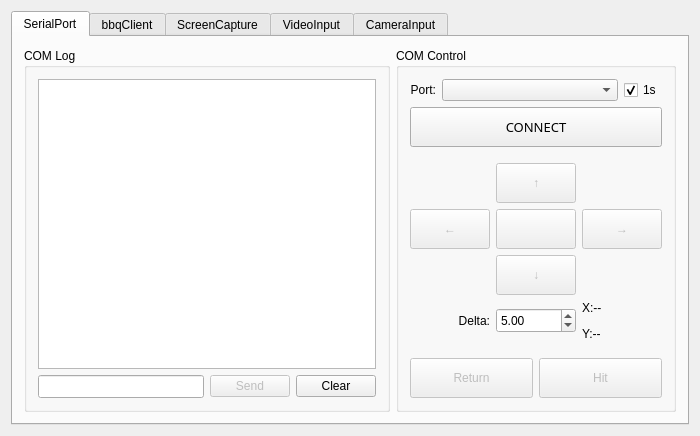
<?xml version="1.0" encoding="UTF-8"?>
<ui version="4.0">
 <class>qtCyberDip</class>
 <widget class="QMainWindow" name="qtCyberDip">
  <property name="windowModality">
   <enum>Qt::NonModal</enum>
  </property>
  <property name="geometry">
   <rect>
    <x>0</x>
    <y>0</y>
    <width>700</width>
    <height>436</height>
   </rect>
  </property>
  <property name="windowTitle">
   <string>qtCyberDip</string>
  </property>
  <widget class="QWidget" name="centralWidget">
   <layout class="QHBoxLayout" name="horizontalLayout_5">
    <item>
     <widget class="QTabWidget" name="mainTabWidget">
      <property name="contextMenuPolicy">
       <enum>Qt::DefaultContextMenu</enum>
      </property>
      <property name="tabPosition">
       <enum>QTabWidget::North</enum>
      </property>
      <property name="tabShape">
       <enum>QTabWidget::Rounded</enum>
      </property>
      <property name="currentIndex">
       <number>0</number>
      </property>
      <property name="usesScrollButtons">
       <bool>true</bool>
      </property>
      <property name="movable">
       <bool>true</bool>
      </property>
      <property name="tabBarAutoHide">
       <bool>false</bool>
      </property>
      <widget class="QWidget" name="comTab">
       <attribute name="title">
        <string>SerialPort</string>
       </attribute>
       <layout class="QHBoxLayout" name="horizontalLayout_4">
        <item>
         <widget class="QGroupBox" name="comLogBox">
          <property name="sizePolicy">
           <sizepolicy hsizetype="Expanding" vsizetype="Expanding">
            <horstretch>16</horstretch>
            <verstretch>0</verstretch>
           </sizepolicy>
          </property>
          <property name="title">
           <string>COM Log</string>
          </property>
          <layout class="QVBoxLayout" name="verticalLayout_2">
           <item>
            <widget class="QTextEdit" name="comMainLog">
             <property name="undoRedoEnabled">
              <bool>false</bool>
             </property>
             <property name="readOnly">
              <bool>true</bool>
             </property>
            </widget>
           </item>
           <item>
            <layout class="QGridLayout" name="comSendGridLayout">
             <item row="0" column="1">
              <widget class="QPushButton" name="comSendButton">
               <property name="enabled">
                <bool>false</bool>
               </property>
               <property name="text">
                <string>Send</string>
               </property>
              </widget>
             </item>
             <item row="0" column="0">
              <widget class="QLineEdit" name="comSendEdit">
               <property name="minimumSize">
                <size>
                 <width>0</width>
                 <height>23</height>
                </size>
               </property>
               <property name="maxLength">
                <number>256</number>
               </property>
              </widget>
             </item>
             <item row="0" column="2">
              <widget class="QPushButton" name="comClcButton">
               <property name="text">
                <string>Clear</string>
               </property>
              </widget>
             </item>
            </layout>
           </item>
          </layout>
         </widget>
        </item>
        <item>
         <widget class="QGroupBox" name="comContrlBox">
          <property name="sizePolicy">
           <sizepolicy hsizetype="Expanding" vsizetype="Preferred">
            <horstretch>9</horstretch>
            <verstretch>0</verstretch>
           </sizepolicy>
          </property>
          <property name="minimumSize">
           <size>
            <width>0</width>
            <height>0</height>
           </size>
          </property>
          <property name="maximumSize">
           <size>
            <width>400</width>
            <height>16777215</height>
           </size>
          </property>
          <property name="cursor">
           <cursorShape>ArrowCursor</cursorShape>
          </property>
          <property name="title">
           <string>COM Control</string>
          </property>
          <layout class="QVBoxLayout" name="verticalLayout_3">
           <item>
            <layout class="QGridLayout" name="comPortGridLayout">
             <item row="0" column="0">
              <widget class="QLabel" name="comPortLabel">
               <property name="text">
                <string>Port:</string>
               </property>
               <property name="alignment">
                <set>Qt::AlignRight|Qt::AlignTrailing|Qt::AlignVCenter</set>
               </property>
              </widget>
             </item>
             <item row="0" column="1">
              <widget class="QComboBox" name="comSelList">
               <property name="sizePolicy">
                <sizepolicy hsizetype="Expanding" vsizetype="Fixed">
                 <horstretch>0</horstretch>
                 <verstretch>0</verstretch>
                </sizepolicy>
               </property>
               <property name="minimumSize">
                <size>
                 <width>0</width>
                 <height>0</height>
                </size>
               </property>
              </widget>
             </item>
             <item row="0" column="2">
              <widget class="QCheckBox" name="comCheckS">
               <property name="text">
                <string>1s</string>
               </property>
               <property name="checked">
                <bool>true</bool>
               </property>
              </widget>
             </item>
            </layout>
           </item>
           <item>
            <widget class="QPushButton" name="comConnectButton">
             <property name="sizePolicy">
              <sizepolicy hsizetype="Expanding" vsizetype="Fixed">
               <horstretch>0</horstretch>
               <verstretch>0</verstretch>
              </sizepolicy>
             </property>
             <property name="minimumSize">
              <size>
               <width>0</width>
               <height>40</height>
              </size>
             </property>
             <property name="font">
              <font>
               <family>Trebuchet MS</family>
               <pointsize>10</pointsize>
              </font>
             </property>
             <property name="text">
              <string>CONNECT</string>
             </property>
            </widget>
           </item>
           <item>
            <spacer name="verticalSpacer">
             <property name="orientation">
              <enum>Qt::Vertical</enum>
             </property>
             <property name="sizeHint" stdset="0">
              <size>
               <width>20</width>
               <height>40</height>
              </size>
             </property>
            </spacer>
           </item>
           <item>
            <layout class="QGridLayout" name="comDirectionGridLayout">
             <item row="3" column="3">
              <widget class="QPushButton" name="comRightButton">
               <property name="enabled">
                <bool>false</bool>
               </property>
               <property name="minimumSize">
                <size>
                 <width>0</width>
                 <height>40</height>
                </size>
               </property>
               <property name="text">
                <string>→</string>
               </property>
              </widget>
             </item>
             <item row="4" column="1">
              <widget class="QPushButton" name="comDownButton">
               <property name="enabled">
                <bool>false</bool>
               </property>
               <property name="minimumSize">
                <size>
                 <width>0</width>
                 <height>40</height>
                </size>
               </property>
               <property name="text">
                <string>↓</string>
               </property>
               <property name="checkable">
                <bool>false</bool>
               </property>
               <property name="autoDefault">
                <bool>false</bool>
               </property>
              </widget>
             </item>
             <item row="3" column="0">
              <widget class="QPushButton" name="comLeftButton">
               <property name="enabled">
                <bool>false</bool>
               </property>
               <property name="minimumSize">
                <size>
                 <width>0</width>
                 <height>40</height>
                </size>
               </property>
               <property name="text">
                <string>←</string>
               </property>
              </widget>
             </item>
             <item row="2" column="1">
              <widget class="QPushButton" name="comUpButton">
               <property name="enabled">
                <bool>false</bool>
               </property>
               <property name="minimumSize">
                <size>
                 <width>0</width>
                 <height>40</height>
                </size>
               </property>
               <property name="text">
                <string>↑</string>
               </property>
              </widget>
             </item>
             <item row="3" column="1">
              <widget class="QPushButton" name="comInitButton">
               <property name="enabled">
                <bool>false</bool>
               </property>
               <property name="minimumSize">
                <size>
                 <width>0</width>
                 <height>40</height>
                </size>
               </property>
               <property name="text">
                <string/>
               </property>
              </widget>
             </item>
             <item row="5" column="0">
              <widget class="QLabel" name="comDeltaLabel">
               <property name="text">
                <string>Delta:</string>
               </property>
               <property name="alignment">
                <set>Qt::AlignRight|Qt::AlignTrailing|Qt::AlignVCenter</set>
               </property>
              </widget>
             </item>
             <item row="5" column="1">
              <widget class="QDoubleSpinBox" name="comSpinBox">
               <property name="minimumSize">
                <size>
                 <width>0</width>
                 <height>25</height>
                </size>
               </property>
               <property name="value">
                <double>5.000000000000000</double>
               </property>
              </widget>
             </item>
             <item row="5" column="3">
              <widget class="QLabel" name="comPosLabel">
               <property name="text">
                <string>&lt;html&gt;&lt;head/&gt;&lt;body&gt;&lt;p&gt;X:--&lt;/p&gt;&lt;p&gt;Y:--&lt;/p&gt;&lt;/body&gt;&lt;/html&gt;</string>
               </property>
               <property name="wordWrap">
                <bool>false</bool>
               </property>
              </widget>
             </item>
            </layout>
           </item>
           <item>
            <spacer name="verticalSpacer_4">
             <property name="orientation">
              <enum>Qt::Vertical</enum>
             </property>
             <property name="sizeHint" stdset="0">
              <size>
               <width>20</width>
               <height>40</height>
              </size>
             </property>
            </spacer>
           </item>
           <item>
            <layout class="QGridLayout" name="comButtonGridLayout">
             <item row="0" column="0">
              <widget class="QPushButton" name="comReturnButton">
               <property name="enabled">
                <bool>false</bool>
               </property>
               <property name="sizePolicy">
                <sizepolicy hsizetype="Preferred" vsizetype="Fixed">
                 <horstretch>0</horstretch>
                 <verstretch>0</verstretch>
                </sizepolicy>
               </property>
               <property name="minimumSize">
                <size>
                 <width>0</width>
                 <height>40</height>
                </size>
               </property>
               <property name="text">
                <string>Return</string>
               </property>
              </widget>
             </item>
             <item row="0" column="1">
              <widget class="QPushButton" name="comHitButton">
               <property name="enabled">
                <bool>false</bool>
               </property>
               <property name="sizePolicy">
                <sizepolicy hsizetype="Preferred" vsizetype="Fixed">
                 <horstretch>0</horstretch>
                 <verstretch>0</verstretch>
                </sizepolicy>
               </property>
               <property name="minimumSize">
                <size>
                 <width>0</width>
                 <height>40</height>
                </size>
               </property>
               <property name="text">
                <string>Hit</string>
               </property>
              </widget>
             </item>
            </layout>
           </item>
          </layout>
         </widget>
        </item>
       </layout>
      </widget>
      <widget class="QWidget" name="bbqTab">
       <attribute name="title">
        <string>bbqClient</string>
       </attribute>
       <layout class="QHBoxLayout" name="horizontalLayout_2">
        <item>
         <widget class="QGroupBox" name="bbqListBox">
          <property name="sizePolicy">
           <sizepolicy hsizetype="Expanding" vsizetype="Preferred">
            <horstretch>5</horstretch>
            <verstretch>0</verstretch>
           </sizepolicy>
          </property>
          <property name="minimumSize">
           <size>
            <width>261</width>
            <height>0</height>
           </size>
          </property>
          <property name="title">
           <string>List of detected devices (rooted)</string>
          </property>
          <layout class="QVBoxLayout" name="verticalLayout_5">
           <item>
            <widget class="QListWidget" name="bbqListDevices"/>
           </item>
           <item>
            <layout class="QGridLayout" name="gridLayout_4">
             <item row="0" column="0">
              <widget class="QLabel" name="bbqIPText">
               <property name="sizePolicy">
                <sizepolicy hsizetype="Fixed" vsizetype="Preferred">
                 <horstretch>0</horstretch>
                 <verstretch>0</verstretch>
                </sizepolicy>
               </property>
               <property name="minimumSize">
                <size>
                 <width>120</width>
                 <height>0</height>
                </size>
               </property>
               <property name="font">
                <font>
                 <family>Trebuchet MS</family>
                 <pointsize>9</pointsize>
                 <weight>50</weight>
                 <bold>false</bold>
                </font>
               </property>
               <property name="text">
                <string>Or manually enter IP:</string>
               </property>
               <property name="wordWrap">
                <bool>true</bool>
               </property>
              </widget>
             </item>
             <item row="0" column="1">
              <widget class="QLineEdit" name="bbqIP">
               <property name="sizePolicy">
                <sizepolicy hsizetype="Expanding" vsizetype="Fixed">
                 <horstretch>0</horstretch>
                 <verstretch>0</verstretch>
                </sizepolicy>
               </property>
               <property name="inputMask">
                <string>999.999.999.999</string>
               </property>
               <property name="alignment">
                <set>Qt::AlignCenter</set>
               </property>
               <property name="cursorMoveStyle">
                <enum>Qt::LogicalMoveStyle</enum>
               </property>
              </widget>
             </item>
            </layout>
           </item>
           <item>
            <widget class="QPushButton" name="bbqConnect">
             <property name="minimumSize">
              <size>
               <width>0</width>
               <height>50</height>
              </size>
             </property>
             <property name="font">
              <font>
               <family>Trebuchet MS</family>
               <pointsize>10</pointsize>
               <weight>75</weight>
               <bold>true</bold>
              </font>
             </property>
             <property name="text">
              <string>CONNECT</string>
             </property>
             <property name="autoExclusive">
              <bool>false</bool>
             </property>
             <property name="default">
              <bool>true</bool>
             </property>
            </widget>
           </item>
          </layout>
         </widget>
        </item>
        <item>
         <widget class="QGroupBox" name="bbqUSBBox">
          <property name="sizePolicy">
           <sizepolicy hsizetype="Expanding" vsizetype="Preferred">
            <horstretch>4</horstretch>
            <verstretch>0</verstretch>
           </sizepolicy>
          </property>
          <property name="maximumSize">
           <size>
            <width>400</width>
            <height>16777215</height>
           </size>
          </property>
          <property name="title">
           <string>Connect via USB (not root)</string>
          </property>
          <layout class="QVBoxLayout" name="verticalLayout_6">
           <item>
            <layout class="QGridLayout" name="bbqBitGridLayout">
             <item row="0" column="0">
              <widget class="QSpinBox" name="bbqSpinBitrate">
               <property name="sizePolicy">
                <sizepolicy hsizetype="Preferred" vsizetype="Fixed">
                 <horstretch>0</horstretch>
                 <verstretch>0</verstretch>
                </sizepolicy>
               </property>
               <property name="minimumSize">
                <size>
                 <width>0</width>
                 <height>25</height>
                </size>
               </property>
               <property name="suffix">
                <string>kbps</string>
               </property>
               <property name="prefix">
                <string>Bitrate: </string>
               </property>
               <property name="minimum">
                <number>500</number>
               </property>
               <property name="maximum">
                <number>10000</number>
               </property>
               <property name="value">
                <number>4500</number>
               </property>
              </widget>
             </item>
             <item row="0" column="1">
              <widget class="QComboBox" name="bbqCbQuality">
               <property name="minimumSize">
                <size>
                 <width>0</width>
                 <height>25</height>
                </size>
               </property>
               <property name="currentText">
                <string>720p</string>
               </property>
               <property name="currentIndex">
                <number>1</number>
               </property>
               <item>
                <property name="text">
                 <string>1080p</string>
                </property>
               </item>
               <item>
                <property name="text">
                 <string>720p</string>
                </property>
               </item>
               <item>
                <property name="text">
                 <string>540p</string>
                </property>
               </item>
               <item>
                <property name="text">
                 <string>360p</string>
                </property>
               </item>
              </widget>
             </item>
            </layout>
           </item>
           <item>
            <widget class="QPushButton" name="bbqBootstrapUSB">
             <property name="minimumSize">
              <size>
               <width>120</width>
               <height>50</height>
              </size>
             </property>
             <property name="text">
              <string>Start USB service</string>
             </property>
            </widget>
           </item>
           <item>
            <widget class="QPushButton" name="bbqConnectUSB">
             <property name="enabled">
              <bool>false</bool>
             </property>
             <property name="minimumSize">
              <size>
               <width>120</width>
               <height>50</height>
              </size>
             </property>
             <property name="text">
              <string>Connect via USB</string>
             </property>
            </widget>
           </item>
           <item>
            <spacer name="verticalSpacer_2">
             <property name="orientation">
              <enum>Qt::Vertical</enum>
             </property>
             <property name="sizeHint" stdset="0">
              <size>
               <width>20</width>
               <height>40</height>
              </size>
             </property>
            </spacer>
           </item>
           <item>
            <widget class="QPushButton" name="bbqDebugLog">
             <property name="sizePolicy">
              <sizepolicy hsizetype="Preferred" vsizetype="Fixed">
               <horstretch>0</horstretch>
               <verstretch>0</verstretch>
              </sizepolicy>
             </property>
             <property name="minimumSize">
              <size>
               <width>0</width>
               <height>25</height>
              </size>
             </property>
             <property name="text">
              <string>Show debug log (for support)</string>
             </property>
            </widget>
           </item>
           <item>
            <widget class="QCheckBox" name="bbqCbHighQuality">
             <property name="text">
              <string>HD processing (slower)</string>
             </property>
             <property name="checked">
              <bool>false</bool>
             </property>
            </widget>
           </item>
           <item>
            <widget class="QCheckBox" name="bbqShowFps">
             <property name="text">
              <string>Show FPS</string>
             </property>
             <property name="checked">
              <bool>true</bool>
             </property>
            </widget>
           </item>
          </layout>
         </widget>
        </item>
       </layout>
      </widget>
      <widget class="QWidget" name="capTab">
       <attribute name="title">
        <string>ScreenCapture</string>
       </attribute>
       <layout class="QHBoxLayout" name="horizontalLayout_3">
        <item>
         <widget class="QGroupBox" name="capListWinBox">
          <property name="sizePolicy">
           <sizepolicy hsizetype="Preferred" vsizetype="Preferred">
            <horstretch>16</horstretch>
            <verstretch>0</verstretch>
           </sizepolicy>
          </property>
          <property name="title">
           <string>List of Windows</string>
          </property>
          <layout class="QHBoxLayout" name="horizontalLayout">
           <item>
            <widget class="QListWidget" name="capList">
             <property name="sizePolicy">
              <sizepolicy hsizetype="Expanding" vsizetype="Preferred">
               <horstretch>0</horstretch>
               <verstretch>0</verstretch>
              </sizepolicy>
             </property>
            </widget>
           </item>
          </layout>
         </widget>
        </item>
        <item>
         <widget class="QGroupBox" name="capControlBox">
          <property name="sizePolicy">
           <sizepolicy hsizetype="Expanding" vsizetype="Preferred">
            <horstretch>9</horstretch>
            <verstretch>0</verstretch>
           </sizepolicy>
          </property>
          <property name="maximumSize">
           <size>
            <width>400</width>
            <height>16777215</height>
           </size>
          </property>
          <property name="title">
           <string>Capture Control</string>
          </property>
          <layout class="QVBoxLayout" name="verticalLayout">
           <item>
            <layout class="QGridLayout" name="gridLayout">
             <item row="1" column="1">
              <widget class="QLineEdit" name="capHandleEdit"/>
             </item>
             <item row="1" column="2">
              <widget class="QComboBox" name="capScaleBox">
               <property name="minimumSize">
                <size>
                 <width>0</width>
                 <height>0</height>
                </size>
               </property>
               <property name="currentText">
                <string notr="true"/>
               </property>
               <property name="currentIndex">
                <number>-1</number>
               </property>
              </widget>
             </item>
             <item row="0" column="1">
              <widget class="QLabel" name="capHandleText">
               <property name="text">
                <string>Handle:</string>
               </property>
               <property name="alignment">
                <set>Qt::AlignBottom|Qt::AlignLeading|Qt::AlignLeft</set>
               </property>
              </widget>
             </item>
             <item row="0" column="2">
              <widget class="QLabel" name="capScaleText">
               <property name="text">
                <string>Scale:</string>
               </property>
               <property name="alignment">
                <set>Qt::AlignBottom|Qt::AlignLeading|Qt::AlignLeft</set>
               </property>
              </widget>
             </item>
            </layout>
           </item>
           <item>
            <widget class="QPushButton" name="capScanButton">
             <property name="minimumSize">
              <size>
               <width>0</width>
               <height>30</height>
              </size>
             </property>
             <property name="text">
              <string>Scan</string>
             </property>
            </widget>
           </item>
           <item>
            <widget class="QPushButton" name="capStartButton">
             <property name="minimumSize">
              <size>
               <width>0</width>
               <height>50</height>
              </size>
             </property>
             <property name="font">
              <font>
               <family>Trebuchet MS</family>
               <pointsize>10</pointsize>
              </font>
             </property>
             <property name="text">
              <string>CAPTURE</string>
             </property>
            </widget>
           </item>
           <item>
            <spacer name="verticalSpacer_3">
             <property name="orientation">
              <enum>Qt::Vertical</enum>
             </property>
             <property name="sizeHint" stdset="0">
              <size>
               <width>20</width>
               <height>40</height>
              </size>
             </property>
            </spacer>
           </item>
           <item>
            <widget class="QPushButton" name="capClcButton">
             <property name="minimumSize">
              <size>
               <width>0</width>
               <height>30</height>
              </size>
             </property>
             <property name="text">
              <string>Clear</string>
             </property>
            </widget>
           </item>
          </layout>
         </widget>
        </item>
       </layout>
      </widget>
      <widget class="QWidget" name="vodTab">
       <attribute name="title">
        <string>VideoInput</string>
       </attribute>
       <layout class="QHBoxLayout" name="horizontalLayout_8">
        <item>
         <widget class="QGroupBox" name="vodPlayBox">
          <property name="sizePolicy">
           <sizepolicy hsizetype="Preferred" vsizetype="Preferred">
            <horstretch>5</horstretch>
            <verstretch>0</verstretch>
           </sizepolicy>
          </property>
          <property name="title">
           <string>Preview</string>
          </property>
          <layout class="QVBoxLayout" name="verticalLayout_8">
           <item>
            <widget class="ShrinkableQLabel" name="vodDisplay">
             <property name="sizePolicy">
              <sizepolicy hsizetype="Expanding" vsizetype="Expanding">
               <horstretch>0</horstretch>
               <verstretch>0</verstretch>
              </sizepolicy>
             </property>
             <property name="mouseTracking">
              <bool>true</bool>
             </property>
             <property name="focusPolicy">
              <enum>Qt::NoFocus</enum>
             </property>
             <property name="autoFillBackground">
              <bool>true</bool>
             </property>
             <property name="interactive">
              <bool>false</bool>
             </property>
             <property name="sceneRect">
              <rectf>
               <x>0.000000000000000</x>
               <y>0.000000000000000</y>
               <width>0.000000000000000</width>
               <height>0.000000000000000</height>
              </rectf>
             </property>
            </widget>
           </item>
          </layout>
         </widget>
        </item>
        <item>
         <widget class="QGroupBox" name="vodControlBox">
          <property name="sizePolicy">
           <sizepolicy hsizetype="Preferred" vsizetype="Preferred">
            <horstretch>2</horstretch>
            <verstretch>0</verstretch>
           </sizepolicy>
          </property>
          <property name="title">
           <string>Video Control</string>
          </property>
          <layout class="QVBoxLayout" name="verticalLayout_7">
           <item>
            <widget class="QLabel" name="vodPathLabel">
             <property name="text">
              <string>Path:</string>
             </property>
             <property name="alignment">
              <set>Qt::AlignBottom|Qt::AlignLeading|Qt::AlignLeft</set>
             </property>
            </widget>
           </item>
           <item>
            <widget class="QLineEdit" name="vodPathEdit">
             <property name="sizePolicy">
              <sizepolicy hsizetype="Expanding" vsizetype="Fixed">
               <horstretch>0</horstretch>
               <verstretch>0</verstretch>
              </sizepolicy>
             </property>
            </widget>
           </item>
           <item>
            <widget class="QPushButton" name="vodBrowseButton">
             <property name="sizePolicy">
              <sizepolicy hsizetype="Minimum" vsizetype="Fixed">
               <horstretch>0</horstretch>
               <verstretch>0</verstretch>
              </sizepolicy>
             </property>
             <property name="minimumSize">
              <size>
               <width>0</width>
               <height>30</height>
              </size>
             </property>
             <property name="text">
              <string>Browse</string>
             </property>
            </widget>
           </item>
           <item>
            <widget class="QPushButton" name="vodPlayButton">
             <property name="sizePolicy">
              <sizepolicy hsizetype="Minimum" vsizetype="Fixed">
               <horstretch>0</horstretch>
               <verstretch>0</verstretch>
              </sizepolicy>
             </property>
             <property name="minimumSize">
              <size>
               <width>0</width>
               <height>50</height>
              </size>
             </property>
             <property name="font">
              <font>
               <family>Trebuchet MS</family>
               <pointsize>10</pointsize>
              </font>
             </property>
             <property name="text">
              <string>PLAY</string>
             </property>
            </widget>
           </item>
           <item>
            <spacer name="verticalSpacer_5">
             <property name="orientation">
              <enum>Qt::Vertical</enum>
             </property>
             <property name="sizeHint" stdset="0">
              <size>
               <width>20</width>
               <height>40</height>
              </size>
             </property>
            </spacer>
           </item>
           <item>
            <widget class="QPushButton" name="vodPauseButton">
             <property name="enabled">
              <bool>false</bool>
             </property>
             <property name="minimumSize">
              <size>
               <width>0</width>
               <height>30</height>
              </size>
             </property>
             <property name="text">
              <string>Pause</string>
             </property>
            </widget>
           </item>
          </layout>
         </widget>
        </item>
       </layout>
      </widget>
      <widget class="QWidget" name="camTab">
       <attribute name="title">
        <string>CameraInput</string>
       </attribute>
       <layout class="QHBoxLayout" name="horizontalLayout_6">
        <item>
         <widget class="QGroupBox" name="camPlayBox">
          <property name="sizePolicy">
           <sizepolicy hsizetype="Preferred" vsizetype="Preferred">
            <horstretch>5</horstretch>
            <verstretch>0</verstretch>
           </sizepolicy>
          </property>
          <property name="title">
           <string>Preview</string>
          </property>
          <layout class="QVBoxLayout" name="verticalLayout_10">
           <item>
            <widget class="ShrinkableQLabel" name="camDisplay">
             <property name="sizePolicy">
              <sizepolicy hsizetype="Expanding" vsizetype="Expanding">
               <horstretch>0</horstretch>
               <verstretch>0</verstretch>
              </sizepolicy>
             </property>
             <property name="mouseTracking">
              <bool>true</bool>
             </property>
             <property name="focusPolicy">
              <enum>Qt::NoFocus</enum>
             </property>
             <property name="autoFillBackground">
              <bool>true</bool>
             </property>
             <property name="interactive">
              <bool>false</bool>
             </property>
             <property name="sceneRect">
              <rectf>
               <x>0.000000000000000</x>
               <y>0.000000000000000</y>
               <width>0.000000000000000</width>
               <height>0.000000000000000</height>
              </rectf>
             </property>
            </widget>
           </item>
          </layout>
         </widget>
        </item>
        <item>
         <widget class="QGroupBox" name="camControlBox">
          <property name="sizePolicy">
           <sizepolicy hsizetype="Preferred" vsizetype="Preferred">
            <horstretch>2</horstretch>
            <verstretch>0</verstretch>
           </sizepolicy>
          </property>
          <property name="title">
           <string>Camera Control</string>
          </property>
          <layout class="QVBoxLayout" name="verticalLayout_4">
           <item>
            <widget class="QLabel" name="vodPathLabel_3">
             <property name="text">
              <string>Camera(s):</string>
             </property>
             <property name="alignment">
              <set>Qt::AlignBottom|Qt::AlignLeading|Qt::AlignLeft</set>
             </property>
            </widget>
           </item>
           <item>
            <widget class="QComboBox" name="camSelList">
             <property name="sizePolicy">
              <sizepolicy hsizetype="Expanding" vsizetype="Fixed">
               <horstretch>0</horstretch>
               <verstretch>0</verstretch>
              </sizepolicy>
             </property>
             <property name="minimumSize">
              <size>
               <width>0</width>
               <height>0</height>
              </size>
             </property>
            </widget>
           </item>
           <item>
            <widget class="QPushButton" name="camOpenButton">
             <property name="sizePolicy">
              <sizepolicy hsizetype="Minimum" vsizetype="Fixed">
               <horstretch>0</horstretch>
               <verstretch>0</verstretch>
              </sizepolicy>
             </property>
             <property name="minimumSize">
              <size>
               <width>0</width>
               <height>50</height>
              </size>
             </property>
             <property name="font">
              <font>
               <family>Trebuchet MS</family>
               <pointsize>10</pointsize>
              </font>
             </property>
             <property name="text">
              <string>OPEN</string>
             </property>
            </widget>
           </item>
           <item>
            <spacer name="verticalSpacer_7">
             <property name="orientation">
              <enum>Qt::Vertical</enum>
             </property>
             <property name="sizeHint" stdset="0">
              <size>
               <width>20</width>
               <height>40</height>
              </size>
             </property>
            </spacer>
           </item>
          </layout>
         </widget>
        </item>
       </layout>
      </widget>
     </widget>
    </item>
   </layout>
  </widget>
 </widget>
 <layoutdefault spacing="6" margin="11"/>
 <customwidgets>
  <customwidget>
   <class>ShrinkableQLabel</class>
   <extends>QGraphicsView</extends>
   <header>ShrinkableQLabel.h</header>
  </customwidget>
 </customwidgets>
 <resources>
  <include location="qtcyberdip.qrc"/>
 </resources>
 <connections/>
</ui>
